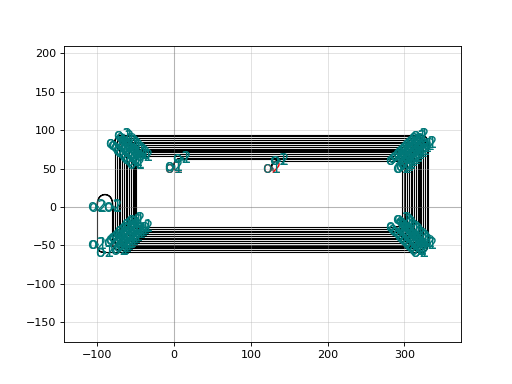

Python code for this plot:
import gdsfactory as gf

c = gf.components.spiral_inner_io(N=6, x_straight_inner_right=150.0, x_straight_inner_left=50.0, y_straight_inner_top=50.0, y_straight_inner_bottom=10.0, grating_spacing=127.0, waveguide_spacing=3.0)
c.plot()
